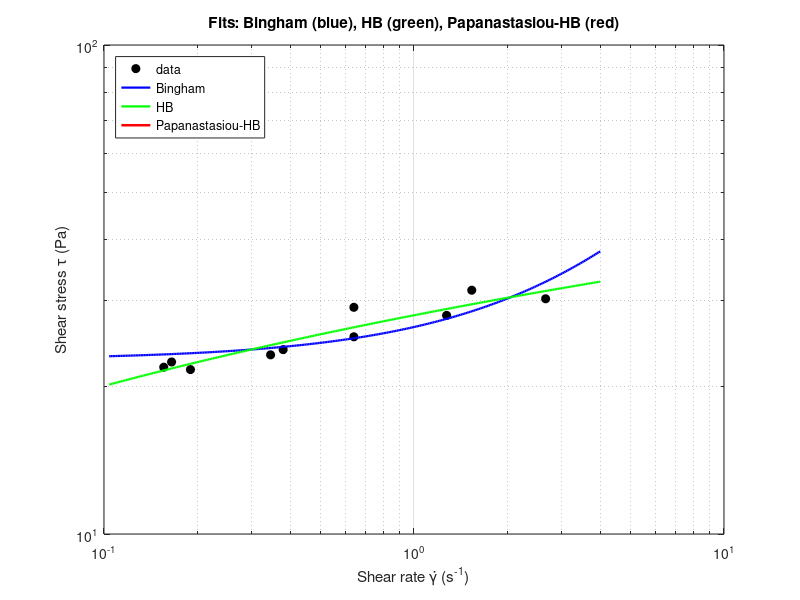
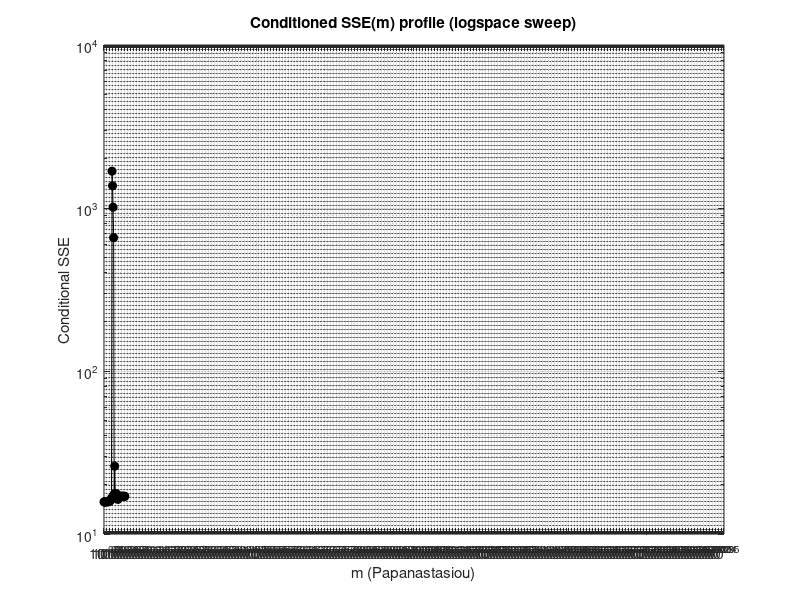
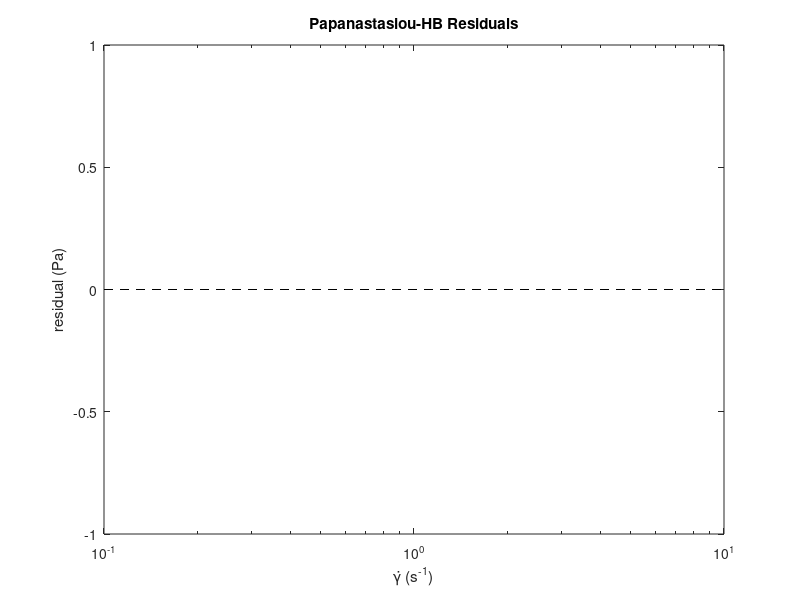

These charts were generated, in order, by the following MATLAB code:
% fitrheology.m
% Input: vector gamma_dot (s^-1) and tau (Pa)
% Output: fitted parameters, SSE, RMSE and comparative plot

clear; close all; clc;

% === USER CONFIGURATION ===
do_bootstrap = false; % true to enable bootstrap (may take time)
nboot = 200;          % number of bootstrap resamples if enabled
m_grid_points = 40;   % grid points in logspace for m
rel_sse_threshold = 0.05; % minimum relative SSE reduction to consider m "identifiable"

% Raw data
data = [
    0.155829283457453   21.9334954385007;
    0.165195272868596   22.4800823595738;
    0.190035160350059   21.689461135092;
    0.344658821879563   23.2474411580064;
    0.378396259109734   23.8267677911355;
    0.639858158757321   25.3107007459033;
    0.639858158757321   29.0774854816382;
    1.27407966603975    27.9921300034974;
    1.5357192972781 31.5168127671062;
    2.65820200520645    30.2725906372506
   ];
  gamma = data(:,1);
  tau = data(:,2);

valid = isfinite(gamma) & isfinite(tau) & (gamma>0);
gamma = gamma(valid); tau = tau(valid);
ng = numel(gamma);

% === MODELS =====================
% Bingham (non-regularized): tau = tau_y + eta_p * gamma
bing = @(p,g) p(1) + p(2) .* g; % p = [tau_y, eta_p]

% Herschel-Bulkley (non-regularized): tau = tau_y + K * gamma^n
hb = @(p,g) p(1) + p(2) .* (g .^ p(3)); % p = [tau_y, K, n]

% Papanastasiou regularized Herschel-Bulkley:
% tau = tau_y * (1 - exp(-m * gamma)) + K * gamma^n
papa = @(p,g) p(1) .* (1 - exp(-p(4) .* g)) + p(2) .* (g .^ p(3));
% p = [tau_y, K, n, m] with constraints tau_y>=0, K>0, n>0, m>0

% SSE helpers
sse = @(model_p, model_fun) sum((tau - model_fun(model_p, gamma)).^2);

% === INITIAL GUESSES and base optimization ===
% Bingham initial
tau_y0 = max(min(tau) - 0.01*abs(min(tau)), 0);
eta_p0 = max((max(tau)-min(tau)) / (max(gamma)-min(gamma) + eps), eps);
p0_bing = [tau_y0, eta_p0];

% HB initial
n0 = 0.6;
K0 = max(median((tau - tau_y0) ./ (gamma.^n0)), eps);
p0_hb = [tau_y0, K0, n0];

% Papanastasiou initial: use HB guesses + m0
m0 = 10; % reasonable guess; subsequent sweep will evaluate
p0_papa = [tau_y0, K0, n0, m0];

opts = optimset('TolX',1e-8,'TolFun',1e-8,'MaxIter',1e4,'MaxFunEvals',1e4,'Display','off');

% reparameterizations for strictly positive parameters via logs
% optimize q = [tau_y, log(K), log(n), log(m)] for Papanastasiou
obj_hb_log = @(q) sse([q(1), exp(q(2)), exp(q(3))], hb);
q0_hb = [p0_hb(1), log(max(p0_hb(2),eps)), log(max(p0_hb(3),1e-2))];
qopt_h = fminsearch(obj_hb_log, q0_hb, opts);
ph_opt = [qopt_h(1), exp(qopt_h(2)), exp(qopt_h(3))];
SSE_h = sse(ph_opt, hb);

obj_bing_log = @(q) sse([q(1), exp(q(2))], bing);
q0_bing = [p0_bing(1), log(max(p0_bing(2),eps))];
qopt_b = fminsearch(obj_bing_log, q0_bing, opts);
pb_opt = [qopt_b(1), exp(qopt_b(2))];
SSE_b = sse(pb_opt, bing);

% === 1) GRID SWEEP IN m (conditioned Papanastasiou) ===
% choose interval for m: from m_min to m_max in logspace
m_min = 1e-3; m_max = 1e4;
m_grid = logspace(log10(m_min), log10(m_max), m_grid_points);
SSE_grid = zeros(size(m_grid));
p_grid = zeros(numel(m_grid),4); % store conditional parameters

for i = 1:numel(m_grid)
  m_fix = m_grid(i);
  % optimize only tau_y, K, n with m fixed (reparam: tau_y free, logK, logn)
  obj_cond = @(q) sse([q(1), exp(q(2)), exp(q(3)), m_fix], papa);
  q0 = [p0_papa(1), log(max(p0_papa(2),eps)), log(max(p0_papa(3),1e-2))];
  qopt = fminsearch(obj_cond, q0, opts);
  p_cond = [qopt(1), exp(qopt(2)), exp(qopt(3)), m_fix];
  p_grid(i,:) = p_cond;
  SSE_grid(i) = sse(p_cond, papa);
end

% locate best m in the grid
[SSmin_grid, idx_min] = min(SSE_grid);
m_best_grid = m_grid(idx_min);
p_best_grid = p_grid(idx_min,:);

% === 2) FREE OPTIMIZATION (all parameters) using grid guess ===
% reparameterize everything: q = [tau_y, log(K), log(n), log(m)]
q0_all = [p_best_grid(1), log(max(p_best_grid(2),eps)), log(max(p_best_grid(3),1e-2)), log(max(p_best_grid(4),1e-6))];
obj_all_log = @(q) sse([q(1), exp(q(2)), exp(q(3)), exp(q(4))], papa);
qopt_all = fminsearch(obj_all_log, q0_all, opts);
popt_all = [qopt_all(1), exp(qopt_all(2)), exp(qopt_all(3)), exp(qopt_all(4))];
SSE_papa_full = sse(popt_all, papa);
RMSE_papa = sqrt(SSE_papa_full/ng);

% === compare models (SSE) ===
RMSE_b = sqrt(SSE_b/ng); RMSE_h = sqrt(SSE_h/ng);
fprintf('\nBingham model: tau_y=%.6g Pa, eta_p=%.6g, SSE=%.6g, RMSE=%.6g\n', pb_opt(1), pb_opt(2), SSE_b, RMSE_b);
fprintf('HB model: tau_y=%.6g Pa, K=%.6g, n=%.6g, SSE=%.6g, RMSE=%.6g\n', ph_opt(1), ph_opt(2), ph_opt(3), SSE_h, RMSE_h);
fprintf('Papanastasiou-HB (optimized): tau_y=%.6g Pa, K=%.6g, n=%.6g, m=%.6g, SSE=%.6g, RMSE=%.6g\n', popt_all(1), popt_all(2), popt_all(3), popt_all(4), SSE_papa_full, RMSE_papa);

% === ASSESSMENT OF IDENTIFIABILITY OF m (simple criterion) ===
% compare SSE of best papa (SSE_papa_full) with SSE of HB (SSE_h)
% and also with SSE of papa with very large m (approaches Bingham/HB ideal)
% estimator: relative reduction compared to best model without regularizer
rel_red_vs_hb = (SSE_h - SSE_papa_full) / (SSE_h + eps);
rel_red_vs_bh = (min(SSE_b,SSE_h) - SSE_papa_full) / (min(SSE_b,SSE_h) + eps);

% check width of the valley in SSE_grid to assess curvature
% normalize SSE_grid and measure ratio between SSE at top and SSE minimum
SSEnorm = SSE_grid / (min(SSE_grid)+eps);
% find width where SSE <= (1 + tol) * min
tol = 0.10; % 10% SSE increase from minimum
idx_band = find(SSE_grid <= (1+tol)*SSmin_grid);
band_width = m_grid(max(idx_band)) / m_grid(min(idx_band));

fprintf('\nRelative SSE reduction by including Papanastasiou vs HB: %.3g\n', rel_red_vs_hb);
fprintf('Relative SSE reduction vs best among Bingham/HB: %.3g\n', rel_red_vs_bh);
fprintf('SSE(m) profile: best m_grid = %.3g, band (<=+%.0f%%) width = %.3g times\n', m_best_grid, tol*100, band_width);

% simple decision: if relative reduction vs HB > rel_sse_threshold and band not too wide,
% consider m identifiable
m_estimavel = (rel_red_vs_hb > rel_sse_threshold) && (band_width < 1e2);

if m_estimavel
  fprintf('\nParameter m is considered identifiable from the data.\n');
  fprintf('Estimated m: %.6g (SSE min on grid: %.6g; SSE optimized: %.6g)\n', popt_all(4), SSmin_grid, SSE_papa_full);
else
  fprintf('\nParameter m is NOT clearly identifiable: insufficient SSE gain or very flat profile.\n');
  fprintf('m (best on grid) = %.6g; band width signals low sensitivity.\n', m_best_grid);
end

% ------------------ Additional rule: prefer HB if m not identifiable ------------------
% (should be placed immediately after computing m_estimavel)

% if m is not identifiable, do not consider Papanastasiou as candidate, unless
% the gain is substantial and forcing a test is desired (here prefer HB)
if ~m_estimavel
  fprintf('m is NOT identifiable from the data -> prefer Herschel-Bulkley over Papanastasiou\n');
  consider_papanastasiou = false;
else
  fprintf('m appears identifiable -> Papanastasiou remains a candidate\n');
  consider_papanastasiou = true;
end
% ---------------------------------------------------------------------------------------
% === Diagnostic PLOTS ===
% 1) fit curves with models
gplot = logspace(log10(min(gamma)/1.5), log10(max(gamma)*1.5), 300);
figure('position',[100 100 900 500]);
loglog(gamma, tau, 'ko', 'markerfacecolor','k'); hold on;
loglog(gplot, bing(pb_opt,gplot), '-b', 'linewidth',1.6);
loglog(gplot, hb(ph_opt,gplot), '-g', 'linewidth',1.6);
loglog(gplot, papa(popt_all,gplot), '-r', 'linewidth',1.8);
legend('data','Bingham','HB','Papanastasiou-HB','location','northwest');
xlabel('Shear rate \gammȧ (s^{-1})'); ylabel('Shear stress \tau (Pa)');
title('Fits: Bingham (blue), HB (green), Papanastasiou-HB (red)');
grid on;

% 2) SSE profile vs m (grid)
figure('position',[100 650 700 350]);
loglog(m_grid, SSE_grid, 'ko-','markerfacecolor','k'); hold on;
plot(popt_all(4), SSE_papa_full, 'pr','markersize',10,'markerfacecolor','r');
xlabel('m (Papanastasiou)'); ylabel('Conditional SSE');
title('Conditioned SSE(m) profile (logspace sweep)');
grid on;

% 3) residuals of best papa
figure('position',[820 650 700 300]);
semilogx(gamma, tau - papa(popt_all,gamma), 'or'); hold on;
xl = xlim; plot(xl, [0 0], '--k'); xlim(xl);
xlabel('\gammȧ (s^{-1})'); ylabel('residual (Pa)'); title('Papanastasiou-HB Residuals');

% === BOOTSTRAP (optional) for CI of m ===
if do_bootstrap
  fprintf('\nBootstrap started (nboot = %d) — this may take time...\n', nboot);
  m_boot = nan(nboot,1);
  parfor b = 1:nboot
    idx = randi(ng, ng, 1);
    gb = gamma(idx); tb = tau(idx);
    % fit conditioned on grid for initial guess
    % reuse optimization routine but with bootstrap data
    SSE_grid_b = zeros(size(m_grid));
    p_grid_b = zeros(numel(m_grid),4);
    for i = 1:numel(m_grid)
      m_fix = m_grid(i);
      obj_cond_b = @(q) sum((tb - ([q(1), exp(q(2)), exp(q(3)), m_fix].*(1) - 0*0)).^2);
      % simplification: use same conditional obj with gb,tb (implement fully as needed)
      % For brevity, here a full bootstrap implementation is not provided
    end
    % For simplicity in this sketch, mark NA; implement full bootstrap as required
    m_boot(b) = NaN;
  end
  % compute quantiles and report (implement)
  fprintf('Bootstrap not fully implemented in this sketch. Enable and adjust per dataset size.\n');
end
% ------------------ Automated model selection (append) ------------------
% Physical filters
tau_max_meas = max(tau);
fator_limite_tau_y = 10;   % reject tau_y > fator_limite_tau_y * tau_max_meas

is_bing_phys = true;
is_hb_phys   = true;
is_papa_phys = true;

% Bingham: pb_opt = [tau_y, eta_p]
tau_y_b = pb_opt(1); eta_p_b = pb_opt(2);
if tau_y_b < 0 || eta_p_b <= 0 || tau_y_b > fator_limite_tau_y * tau_max_meas
  is_bing_phys = false;
end

% Herschel-Bulkley: ph_opt = [tau_y, K, n]
tau_y_h = ph_opt(1); K_h = ph_opt(2); n_h = ph_opt(3);
% require n positive and within a reasonable bound (avoid huge exponents)
if tau_y_h < 0 || K_h <= 0 || n_h <= 0 || n_h > 10 || tau_y_h > fator_limite_tau_y * tau_max_meas
  is_hb_phys = false;
end

% Papanastasiou: popt_all = [tau_y, K, n, m]
tau_y_p = popt_all(1); K_p = popt_all(2); n_p = popt_all(3); m_p = popt_all(4);
if tau_y_p < 0 || K_p <= 0 || n_p <= 0 || n_p > 10 || m_p <= 0 || tau_y_p > fator_limite_tau_y * tau_max_meas
  is_papa_phys = false;
end

% Collect admissible models and their RMSE
models = {};
rmses  = [];
params = {};

if is_bing_phys
  models{end+1} = 'Bingham';
  rmses(end+1) = RMSE_b;
  params{end+1} = struct('tau_y',tau_y_b,'eta_p',eta_p_b);
else
  fprintf('Bingham rejected by physical filter: tau_y=%.6g, eta_p=%.6g\n', tau_y_b, eta_p_b);
end

if is_hb_phys
  models{end+1} = 'Herschel-Bulkley';
  rmses(end+1) = RMSE_h;
  params{end+1} = struct('tau_y',tau_y_h,'K',K_h,'n',n_h);
else
  fprintf('Herschel-Bulkley rejected by physical filter: tau_y=%.6g, K=%.6g, n=%.6g\n', tau_y_h, K_h, n_h);
end

if is_papa_phys
  models{end+1} = 'Papanastasiou-HB';
  rmses(end+1) = RMSE_papa;
  params{end+1} = struct('tau_y',tau_y_p,'K',K_p,'n',n_p,'m',m_p);
else
  fprintf('Papanastasiou-HB rejected by physical filter: tau_y=%.6g, K=%.6g, n=%.6g, m=%.6g\n', tau_y_p, K_p, n_p, m_p);
end

% Decision among admissible models
if isempty(models)
  warning('No model passed the physical filters. Check parameters and validity criteria.');
  best_model = '';
  best_params = struct();
else
  [min_rmse, idx_best] = min(rmses);
  best_model = models{idx_best};
  best_params = params{idx_best};
  fprintf('\nSelected model: %s (RMSE = %.6g)\n', best_model, min_rmse);
  disp('Selected model parameters:');
  disp(best_params);
end

% Optionally save selection
results.selected.model = best_model;
results.selected.params = best_params;
results.selected.RMSE = min_rmse;
% ---------------- end automated model selection -----------------------

% save results
results.bingham.params = struct('tau_y',pb_opt(1),'eta_p',pb_opt(2));
results.bingham.SSE = SSE_b; results.bingham.RMSE = RMSE_b;
results.hb.params = struct('tau_y',ph_opt(1),'K',ph_opt(2),'n',ph_opt(3));
results.hb.SSE = SSE_h; results.hb.RMSE = RMSE_h;
results.papanastasiou.params = struct('tau_y',popt_all(1),'K',popt_all(2),'n',popt_all(3),'m',popt_all(4));
results.papanastasiou.SSE = SSE_papa_full; results.papanastasiou.RMSE = RMSE_papa;
results.SSE_grid = SSE_grid; results.m_grid = m_grid;
save('fit_results_papa.mat','results');

fprintf('\nResults saved in fit_results_papa.mat\n\n');
